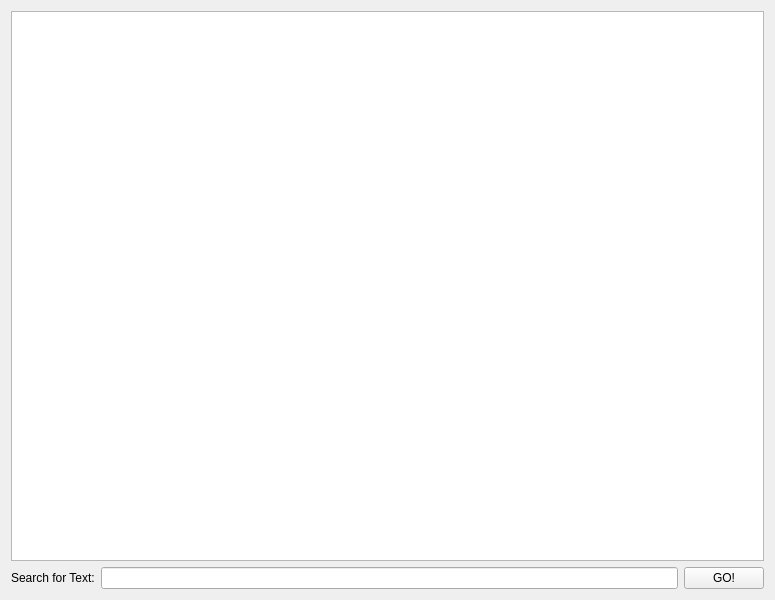
<?xml version="1.0" encoding="UTF-8"?>
<ui version="4.0">
 <class>FindCharacter</class>
 <widget class="QWidget" name="FindCharacter">
  <property name="geometry">
   <rect>
    <x>0</x>
    <y>0</y>
    <width>775</width>
    <height>600</height>
   </rect>
  </property>
  <property name="windowTitle">
   <string>FindCharacter</string>
  </property>
  <layout class="QVBoxLayout" name="verticalLayout">
   <item>
    <widget class="QTextEdit" name="textEdit"/>
   </item>
   <item>
    <layout class="QHBoxLayout" name="horizontalLayout">
     <item>
      <widget class="QLabel" name="label">
       <property name="text">
        <string>Search for Text:</string>
       </property>
      </widget>
     </item>
     <item>
      <widget class="QLineEdit" name="lineEdit"/>
     </item>
     <item>
      <widget class="QPushButton" name="goButton">
       <property name="text">
        <string>GO!</string>
       </property>
      </widget>
     </item>
    </layout>
   </item>
  </layout>
 </widget>
 <resources/>
 <connections/>
</ui>
